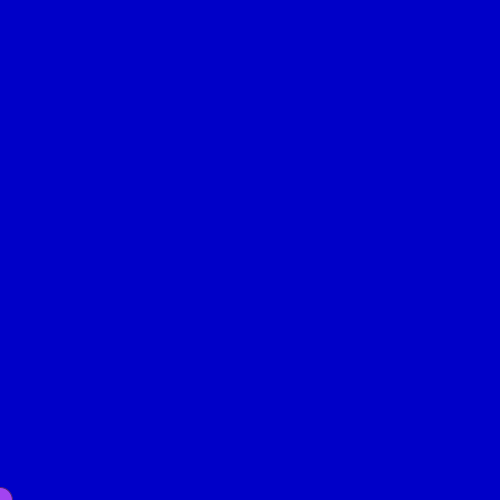
Frame 1 (no input)
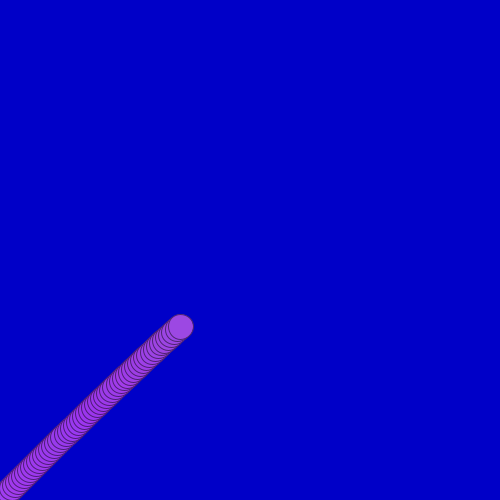
Frame 60 (the mouse pressed at the canvas centre just before this capture)
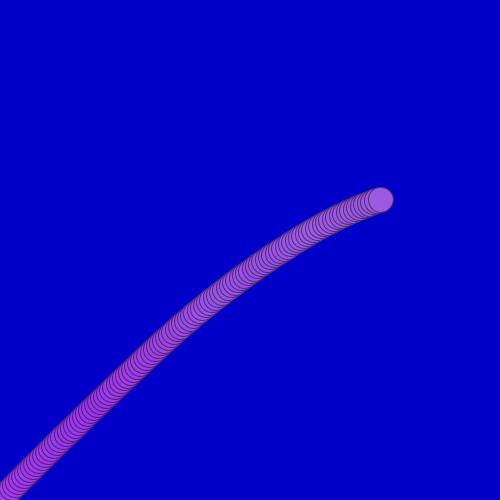
Frame 120 (the mouse held since frame 60 and released just before this capture)

The Processing sketch that drew these frames (run headless with seeded random() and noise(); from frame 60 on, the mouse is pressed at the canvas centre):

// Processing sketch: bila9g2D
// ── bila9g2D.pde
//"BILA" - MODEL RUCHU PUNKTU MATERIALNEGO - kolejne przybliżenia
//-////////////////////////////////////////////////////////////////
//Program Processingu w trybie 2 - z widocznymi funkcjami
//-////////////////////////////////////////////////////////////////
int FR=50; //Na ile kroków dzielimy sekundę?

void setup() //Jest wykonywane raz - po uruchomieniu
{
size(500,500);
//noSmooth(); //Bez wygładzania linii? Po prostu odkomentować 
background(0,0,200); //rgB
frameRate(FR);
}

float h=0;
float x=0;
float vh=150; //prędkość pionowa w pikselach/SEKUNDĘ (!)
float vx=150; //prędkość pozioma
float ah=0; //Przyśpieszenie/hamowanie - w pionie
float ax=0; //I w poziomie
float M=0.75; //Wydajność odbicia sprężystego 1-B = ile energii kinetycznej się rozprasza nie wraca do prędkości po odbiciu

float R=random(255),G=random(255),B=random(255);
int licz=0;
void draw() //Jest wykonywane w niewidocznej pętli
{
  //Wizualizacja
  R+=random(-2.0,2.0);
  G+=random(-2.0,2.0);
  B+=random(-2.0,2.0); //Losuje z zakresu i o tyle powiększa (jaki ujemna to pomniejsza)
  //print(R,' '); //,G,' ',B,"; ");
  fill(R,G,B);
  stroke(R/2,G/2,B/2);
  ellipse(x,height-h,25,25);
  
  //Właściwy model
  if(licz++ % FR == 0) // raz na sekundę zmienia przyspieszenie
  {
    ah+=random(-50.0,50.0); //Sterowanie wg. preferencji
    ax+=random(-50.0,50.0); //może być asymetryczne - można zobaczyć do czego to prowadzi
    println(ax,' ',ah);
  }
  
  vh+=ah*1/FR; //Powiększ prędkość o zmianę prędkości czyli przyśpieszenie pomnożone  przez jednostkę czasu  
  vx+=ax*1/FR;
  h+=vh*1/FR; //Zmień wysokość o drogę czyli prędkość pomnożoną przez jednostkę czasu
  x+=vx*1/FR; //Zmień położenie poziome

  //Odbijamy od ścianek okna! Upraszczamy mechanizm odbicia
  if(h<0) 
  {
    vh=-vh*M;
    h=0; //Trochę oszukujemy
  }
  else
  if(height<h)
  {
    vh=-vh*M;
    h=height; //Trochę oszukujemy
  }
  //else //A jakby to wykomentować?
  if(x<0)
  {
     vx=-vx*M;
     x=0; //Trochę oszukujemy
  }
  else
  if(width<x)
  {
     vx=-vx*M;
     x=width; //Trochę oszukujemy
     //print(x,' ');
  }
}
